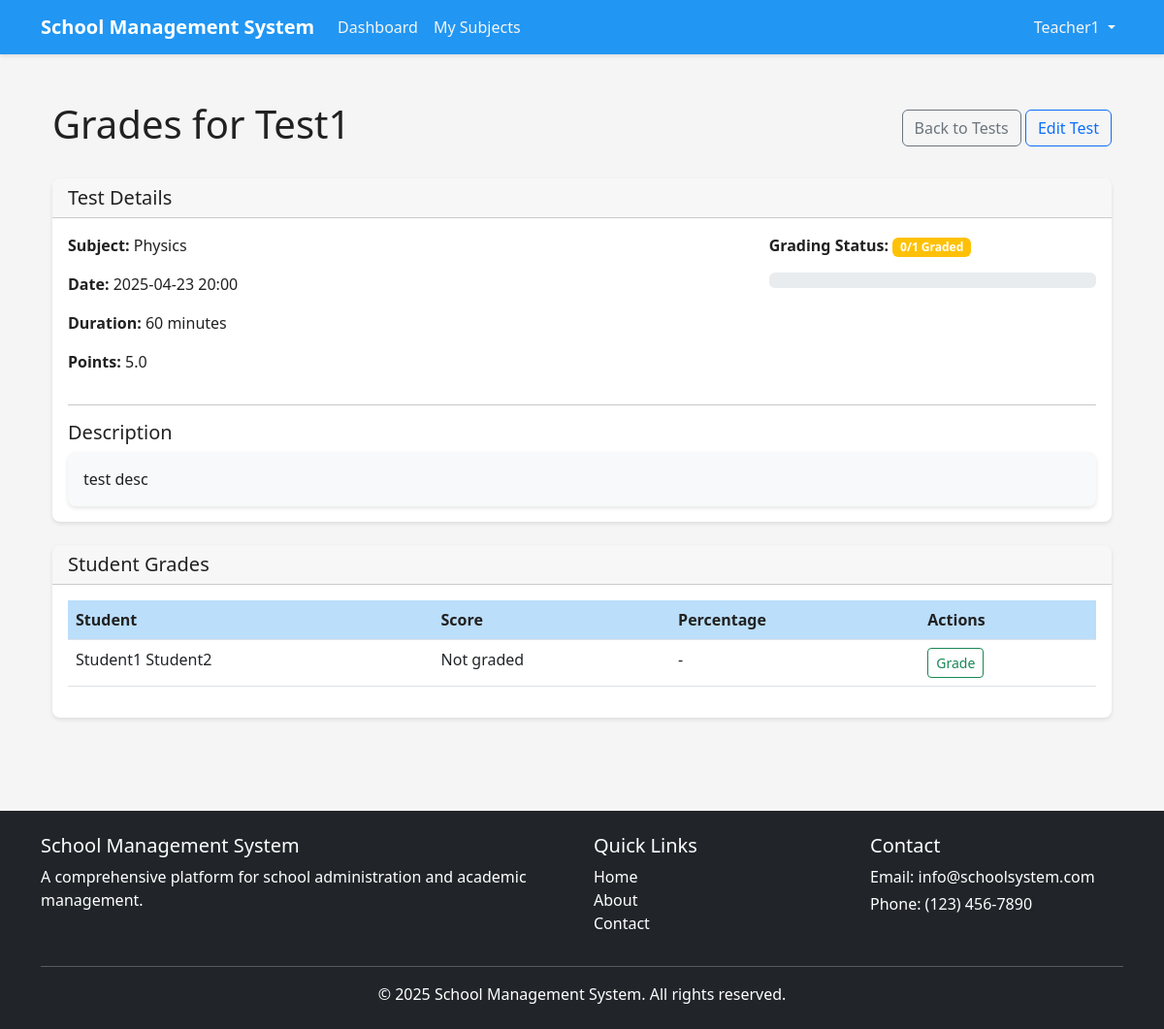
/teacher/tests/1/grades (signed in), run on the app's committed database.
### app/models/user.py (models this page shows, shortened)
class User(db.Model, UserMixin):
    id = db.Column(db.Integer, primary_key=True)
    school_id = db.Column(db.Integer, db.ForeignKey('school.id'), nullable=True)
    first_name = db.Column(db.String(50), nullable=False)
    last_name = db.Column(db.String(50), nullable=False)
    email = db.Column(db.String(120), unique=True, nullable=False)
    password_hash = db.Column(db.String(60), nullable=False)
    is_active = db.Column(db.Boolean, default=True)
    created_at = db.Column(db.DateTime, default=datetime.utcnow)
    updated_at = db.Column(db.DateTime, default=datetime.utcnow, onupdate=datetime.utcnow)
    roles = db.relationship('Role', secondary=user_roles, lazy='subquery',
                            backref=db.backref('users', lazy=True))
    school = db.relationship('School', backref='users')
    children = db.relationship(
        'User',
        secondary=parent_student,
        primaryjoin=(parent_student.c.parent_id == id),
        secondaryjoin=(parent_student.c.student_id == id),
        backref=db.backref('parents', lazy='dynamic'),
        lazy='dynamic'
    )
    teaching_subjects = db.relationship(
        'Subject',
        secondary=teacher_subject,
        lazy='subquery',
        backref=db.backref('teachers', lazy=True)
    )
    enrolled_subjects = db.relationship(
        'Subject',
        secondary=subject_enrollment,
        lazy='subquery',
        backref=db.backref('students', lazy=True)
    )
    grades = db.relationship('Grade', backref='student', lazy=True,
                            foreign_keys='Grade.student_id')
    attendances = db.relationship('Attendance', backref='student', lazy=True,
                                foreign_keys='Attendance.student_id')
    def has_role(self, role_name):
        return any(role.name == role_name for role in self.roles)
    def is_super_admin(self):
        return self.has_role('super_admin')
    def is_admin(self):
        return self.has_role('admin')
    def is_teacher(self):
        return self.has_role('teacher')
    @property
    def full_name(self):
        return f"{self.first_name} {self.last_name}"

### app/models/test.py (models this page shows, shortened)
class Test(db.Model):
    id = db.Column(db.Integer, primary_key=True)
    subject_id = db.Column(db.Integer, db.ForeignKey('subject.id'), nullable=False)
    title = db.Column(db.String(100), nullable=False)
    description = db.Column(db.Text)
    date = db.Column(db.DateTime, nullable=False)
    duration = db.Column(db.Integer)  # in minutes
    points = db.Column(db.Float, default=0)
    created_at = db.Column(db.DateTime, default=datetime.utcnow)
    updated_at = db.Column(db.DateTime, default=datetime.utcnow, onupdate=datetime.utcnow)
    grades = db.relationship('Grade', backref='test', lazy=True,
                           foreign_keys='Grade.test_id')

### app/models/subject.py (models this page shows, shortened)
class Subject(db.Model):
    id = db.Column(db.Integer, primary_key=True)
    school_id = db.Column(db.Integer, db.ForeignKey('school.id'), nullable=False)
    code = db.Column(db.String(20), nullable=False)
    name = db.Column(db.String(100), nullable=False)
    description = db.Column(db.Text)
    grade_level = db.Column(db.String(20))
    credits = db.Column(db.Float, default=0)
    created_at = db.Column(db.DateTime, default=datetime.utcnow)
    updated_at = db.Column(db.DateTime, default=datetime.utcnow, onupdate=datetime.utcnow)
    assignments = db.relationship('Assignment', backref='subject', lazy=True)
    tests = db.relationship('Test', backref='subject', lazy=True)
    attendances = db.relationship('Attendance', backref='subject', lazy=True)
    grades = db.relationship('Grade', backref='subject', lazy=True,
                           foreign_keys='Grade.subject_id')
    schedule_items = db.relationship('ScheduleItem', backref='subject', lazy=True)

### app/views/teacher.py (the view)
@teacher.route('/tests/<int:test_id>/grades')
@login_required
@teacher_required
def test_grades(test_id):
    test = Test.query.get_or_404(test_id)
    subject = test.subject
    if subject not in current_user.teaching_subjects:
        flash('You do not have permission to view grades for this test.', 'danger')
        return redirect(url_for('teacher.subjects_list'))
    students = subject.students
    grades = Grade.query.filter_by(test_id=test_id).all()
    grade_map = {grade.student_id: grade for grade in grades}
    return render_template(
        'teacher/tests/grades.html',
        test=test,
        subject=subject,
        students=students,
        grades=grades,
        grade_map=grade_map
    )

### app/models/user.py (called while the page is built)
@login_manager.user_loader
def load_user(user_id):
    return User.query.get(int(user_id))

### app/utils/access_control.py (called while the page is built)
def role_required(*roles):
    def decorator(f):
        @wraps(f)
        def decorated_function(*args, **kwargs):
            if not current_user.is_authenticated:
                flash('Please log in to access this page.', 'warning')
                return redirect(url_for('auth.login'))
            has_role = False
            for role in roles:
                if current_user.has_role(role):
                    has_role = True
                    break
            if not has_role:
                abort(403)
            return f(*args, **kwargs)
        return decorated_function
    return decorator

### run.py (called while the page is built)
@app.context_processor
def inject_now():
    return {'now': datetime.utcnow()}

### app/templates/teacher/tests/grades.html (shortened to what this page needs)
{% extends 'base.html' %}
{% block content %}
<div class="container py-4">
    <div class="d-flex justify-content-between align-items-center mb-4">
        <h1>Grades for {{ test.title }}</h1>
        <div>
            <a href="{{ url_for('teacher.tests_list', subject_id=subject.id) }}" class="btn btn-outline-secondary">Back to Tests</a>
            <a href="{{ url_for('teacher.edit_test', test_id=test.id) }}" class="btn btn-outline-primary">Edit Test</a>
        </div>
    </div>
    <div class="card mb-4">
        <div class="card-header">
            <h5 class="mb-0">Test Details</h5>
        </div>
        <div class="card-body">
            <div class="row">
                <div class="col-md-8">
                    <p><strong>Subject:</strong> {{ subject.name }}</p>
                    <p><strong>Date:</strong> {{ test.date.strftime('%Y-%m-%d %H:%M') }}</p>
                    <p><strong>Duration:</strong> {{ test.duration }} minutes</p>
                    <p><strong>Points:</strong> {{ test.points }}</p>
                </div>
                <div class="col-md-4">
                    <p>
                        <strong>Grading Status:</strong>
                        {% set graded_count = grades|length %}
                        {% set total_students = students|length %}
                        <span class="badge bg-{{ 'success' if graded_count == total_students else 'warning' }}">
                            {{ graded_count }}/{{ total_students }} Graded
                        </span>
                    </p>
                    <div class="progress">
                    </div>
                </div>
            </div>
            <hr>
            <h5>Description</h5>
            <div class="card bg-light">
                <div class="card-body">
                    {{ test.description | safe }}
                </div>
            </div>
        </div>
    </div>
    <div class="card">
        <div class="card-header">
            <h5 class="mb-0">Student Grades</h5>
        </div>
        <div class="card-body">
            {% if students %}
                <div class="table-responsive">
                    <table class="table table-hover">
                        <thead>
                            <tr>
                                <th>Student</th>
                                <th>Score</th>
                                <th>Percentage</th>
                                <th>Actions</th>
                            </tr>
                        </thead>
                        <tbody>
                            {% for student in students %}
                                <tr>
                                    <td>{{ student.full_name }}</td>
                                    <td>
                                        {% if student.id in grade_map %}
                                            {{ grade_map[student.id].points }} / {{ test.points }}
                                        {% else %}
                                            Not graded
                                        {% endif %}
                                    </td>
                                    <td>
                                        {% if student.id in grade_map %}
                                            {{ ((grade_map[student.id].points / test.points) * 100) | round(1) }}%
                                        {% else %}
                                            -
                                        {% endif %}
                                    </td>
                                    <td>
                                        {% if student.id in grade_map %}
                                            <a href="{{ url_for('teacher.edit_grade', grade_id=grade_map[student.id].id) }}" class="btn btn-sm btn-outline-primary">Edit Grade</a>
                                        {% else %}
                                            <a href="{{ url_for('teacher.create_grade', subject_id=subject.id, student_id=student.id, test_id=test.id) }}" class="btn btn-sm btn-outline-success">Grade</a>
                                        {% endif %}
                                    </td>
                                </tr>
                            {% endfor %}
                        </tbody>
                    </table>
                </div>
            {% else %}
                <div class="alert alert-info">No students are enrolled in this subject.</div>
            {% endif %}
        </div>
    </div>
</div>
{% endblock %}

### app/templates/base.html (shortened to what this page needs)
<!DOCTYPE html>
<html lang="en">
<head>
    <link rel="stylesheet" href="{{ url_for('static', filename='css/bootstrap.min.css') }}">
    <link rel="stylesheet" href="{{ url_for('static', filename='css/style.css') }}">
</head>
<body>
    <header>
        <nav class="navbar navbar-expand-lg navbar-dark bg-primary">
            <div class="container">
                <a class="navbar-brand" href="{{ url_for('main.index') }}">
                    <span class="fw-bold">School Management System</span>
                </a>
                <div class="collapse navbar-collapse" id="navbarNav">
                    <ul class="navbar-nav me-auto">
                        {% if current_user.is_authenticated %}
                            {% if current_user.is_super_admin() %}
                                <li class="nav-item">
                                    <a class="nav-link" href="{{ url_for('super_admin.dashboard') }}">Dashboard</a>
                                </li>
                                <li class="nav-item">
                                    <a class="nav-link" href="{{ url_for('super_admin.schools_list') }}">Schools</a>
                                </li>
                                <li class="nav-item">
                                    <a class="nav-link" href="{{ url_for('super_admin.admins_list') }}">Administrators</a>
                                </li>
                            {% elif current_user.is_teacher() %}
                                <li class="nav-item">
                                    <a class="nav-link" href="{{ url_for('teacher.dashboard') }}">Dashboard</a>
                                </li>
                                <li class="nav-item">
                                    <a class="nav-link" href="{{ url_for('teacher.subjects_list') }}">My Subjects</a>
                                </li>
                            {% endif %}
                        {% endif %}
                    </ul>
                    <ul class="navbar-nav">
                        {% if current_user.is_authenticated %}
                            <li class="nav-item dropdown">
                                <a class="nav-link dropdown-toggle" href="#" id="userDropdown" role="button" data-bs-toggle="dropdown">
                                    {{ current_user.first_name }}
                                </a>
                            </li>
                        {% else %}
                            <li class="nav-item">
                                <a class="nav-link" href="{{ url_for('auth.login') }}">Login</a>
                            </li>
                        {% endif %}
                    </ul>
                </div>
            </div>
        </nav>
    </header>
    <main class="container my-4">
        {% block content %}{% endblock %}
    </main>
    <footer class="bg-dark text-white py-4 mt-5">
        <div class="container">
            <div class="row">
                <div class="col-md-6">
                    <h5>School Management System</h5>
                    <p>A comprehensive platform for school administration and academic management.</p>
                </div>
                <div class="col-md-3">
                    <h5>Quick Links</h5>
                    <ul class="list-unstyled">
                        <li><a href="{{ url_for('main.index') }}" class="text-decoration-none text-white">Home</a></li>
                        <li><a href="{{ url_for('main.about') }}" class="text-decoration-none text-white">About</a></li>
                        <li><a href="{{ url_for('main.contact') }}" class="text-decoration-none text-white">Contact</a></li>
                    </ul>
                </div>
                <div class="col-md-3">
                    <h5>Contact</h5>
                    <address class="mb-0">
                        <p class="mb-1">Email: info@schoolsystem.com</p>
                        <p class="mb-1">Phone: (123) 456-7890</p>
                    </address>
                </div>
            </div>
            <hr>
            <div class="text-center">
                <p class="mb-0">&copy; {{ now.year }} School Management System. All rights reserved.</p>
            </div>
        </div>
    </footer>
</body>
</html>

### app/static/css/style.css (style rules this page uses)
:root { --primary-color: #2196f3; --primary-dark: #1976d2; --primary-light: #bbdefb; --secondary-color: #4caf50; --secondary-dark: #388e3c; --secondary-light: #c8e6c9; --accent-color: #009688; --text-dark: #212121; --text-medium: #757575; --text-light: #f5f5f5; --background-light: #ffffff; --background-grey: #f5f5f5; --danger-color: #f44336; --warning-color: #ff9800; --success-color: #4caf50; --info-color: #2196f3; }
body { font-family: 'Segoe UI', Tahoma, Geneva, Verdana, sans-serif; color: var(--text-dark); background-color: var(--background-grey); min-height: 100vh; display: flex; flex-direction: column; }
main { flex: 1; }
.bg-primary { background-color: var(--primary-color) !important; }
.card { border-radius: 8px; overflow: hidden; border: none; box-shadow: 0 2px 4px rgba(0, 0, 0, 0.1); transition: all 0.3s ease; }
.card-header { font-weight: 600; }
.table th { background-color: var(--primary-light); color: var(--text-dark); font-weight: 600; }
.navbar { box-shadow: 0 2px 4px rgba(0, 0, 0, 0.1); }
.navbar-brand { font-weight: 700; }
.navbar-dark .navbar-nav .nav-link { color: var(--text-light); }
footer { padding: 2rem 0; margin-top: auto; }

### data on the page
User: first_name "Teacher1"
Test: title "Test1", date "2025-04-23 20:00", duration "60", points "5.0", description "test desc"
Subject: name "Physics"
User: full_name "Student1 Student2", shows "Not graded"

### other printed values
{{ graded_count }} "0"
{{ total_students }} "1"
